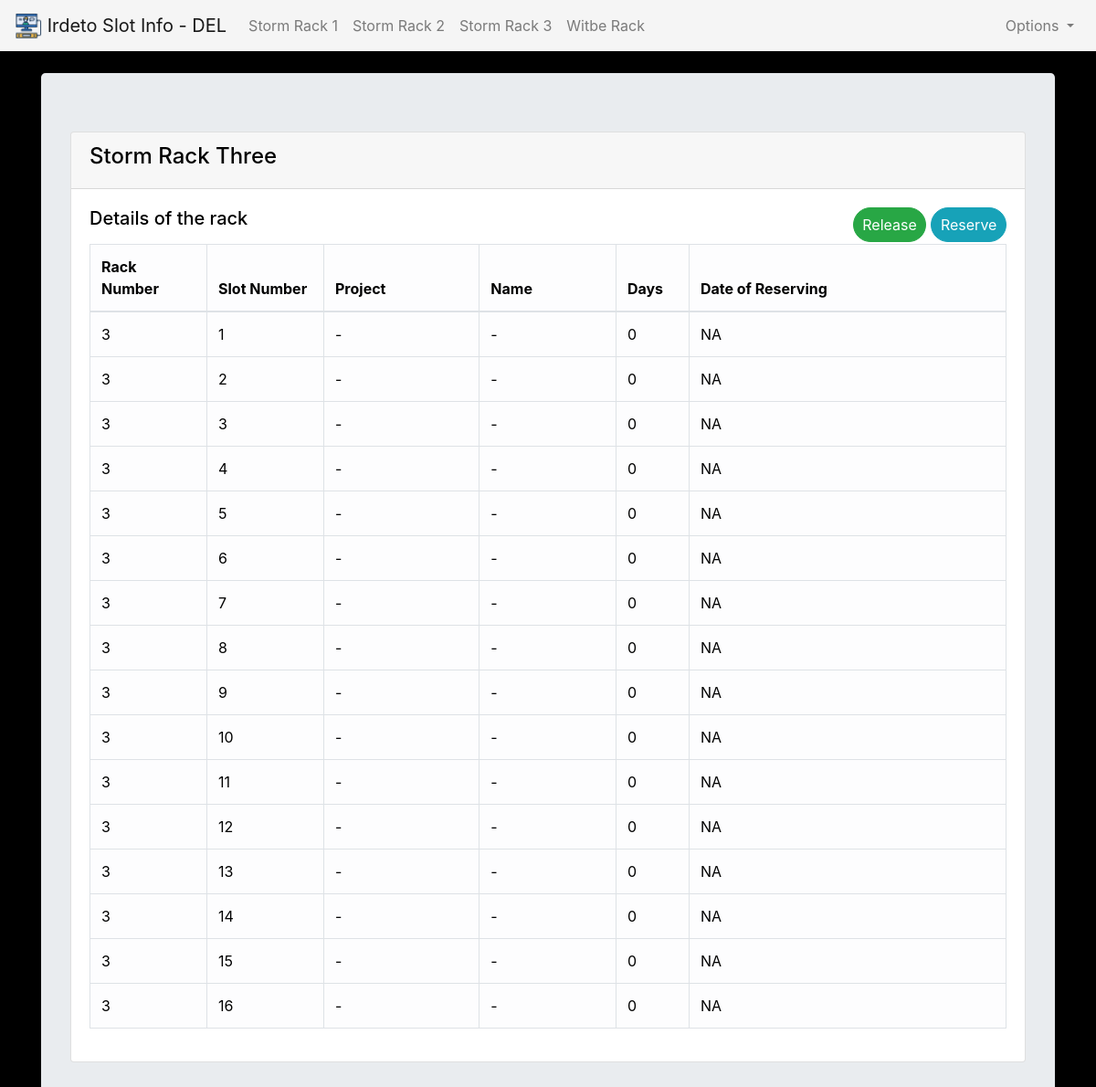
Page /rack3 on the earlier database version.
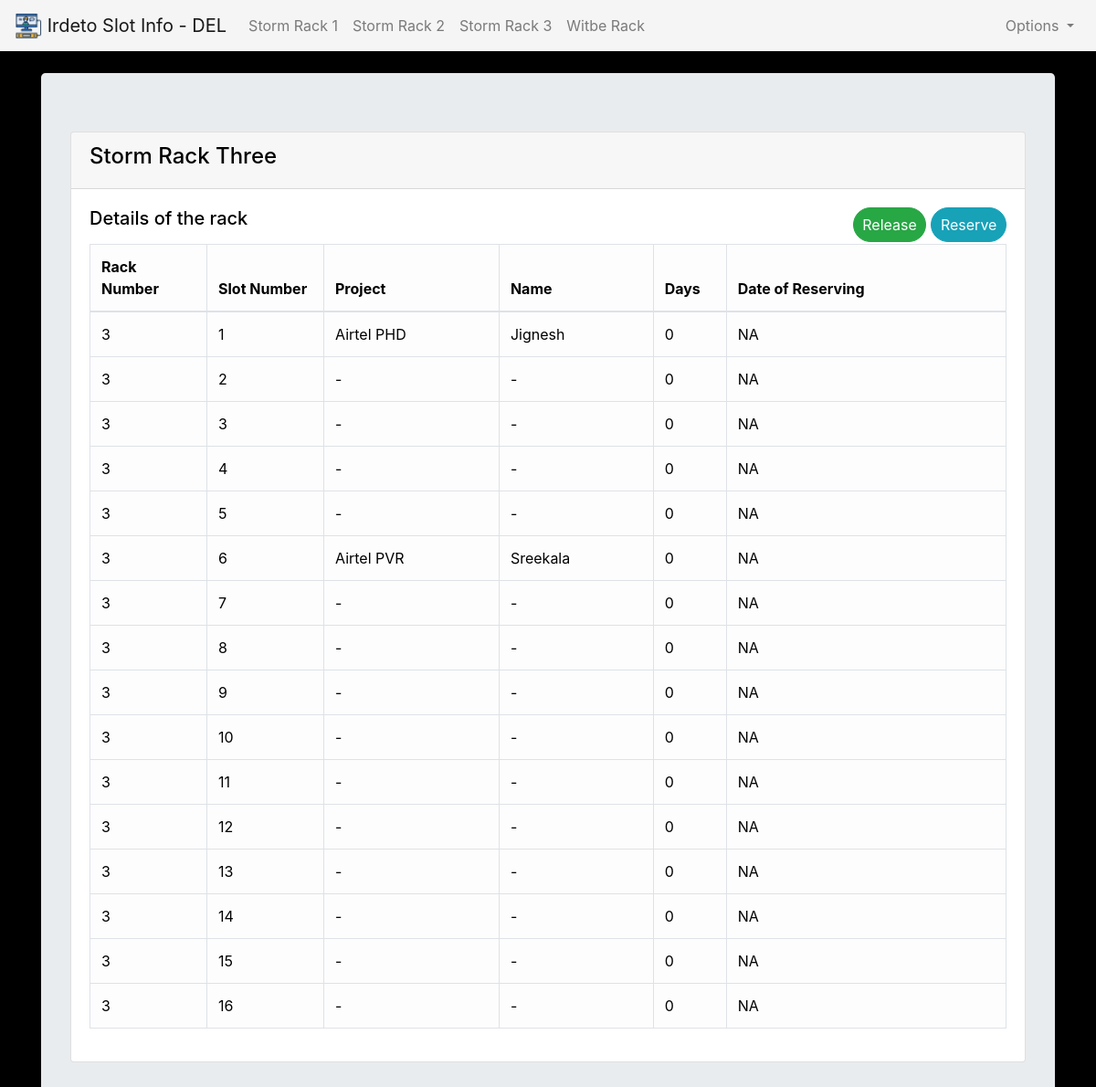
Same page on the later database version.
### slotinfo/models.py (models this page shows, shortened)
class Item(db.Model):
        slotID = db.Column(db.String(length=10),primary_key=True)
        rack_number = db.Column(db.Integer(), nullable=False)
        slot_number = db.Column(db.Integer(), nullable=False)
        days_taken = db.Column(db.Integer(),nullable=False)
        project = db.Column(db.String(length=30),nullable=False)
        name = db.Column(db.String(length=50),nullable=False)
        description = db.Column(db.String(length=1024),nullable=True)

### slotinfo/routes.py (the view)
@app.route('/rack3')
def rack_three():
	items3 = Item.query.filter_by(rack_number=3)
	return render_template('rack3.html',items=items3)

### slotinfo/templates/rack3.html (shortened to what this page needs)
{% extends 'base.html' %}
{% block content %}
<br>
<div class="container">
    <div class="jumbotron">
        <div class="card" id = "rack-table1" style="color: black;">
            <div class="card-header">
                <h4>Storm Rack Three</h4>
            </div>
            <div class="card-body">
                <div class="row">
                    <div class="col">
                        <h5 class="card-title">Details of the rack</h5>
                    </div>
                    <div class="col">
                        <button class="btn btn-outline btn-info float-right badge-pill" style="margin-bottom: 2px;margin-left: 5px;">Reserve</button>
                        <button class="btn btn-outline btn-success float-right badge-pill" style="margin-bottom: 2px;">Release</button>
                    </div>
                </div>
                <table class="table table-hover table-light table-bordered" style="color: black;">
                    <thead style="text-align: center;">
                        <tr style="text-align: justify;">
                            <th scope="col" style="width: 8rem;">Rack Number</th>
                            <th scope="col" style="width: 8rem;">Slot Number</th>
                            <th scope="col">Project</th>
                            <th scope="col">Name</th>
                            <th scope="col" style="width:5rem;">Days</th>
                            <th scope="col">Date of Reserving</th>
                        </tr>
                    </thead>
                    <tbody>
                        {% for item in items %}
                            <tr style="text-align: justify;">
                                <td>{{item.rack_number}}</td>
                                <td>{{item.slot_number}}</td>
                                <td>{{item.project}}</td>
                                <td>{{item.name}}</td>
                                <td>{{item.days_taken}}</td>
                                <td>NA</td>
                            </tr>
                        {% endfor %}
                    </tbody>
                </table>
            </div>
        </div>
    </div>
</div>
{% endblock %}

Differences in the rows shown:
changed Item: project "-" → "Airtel PHD"; name "-" → "Jignesh"
changed Item: project "-" → "Airtel PVR"; name "-" → "Sreekala"
